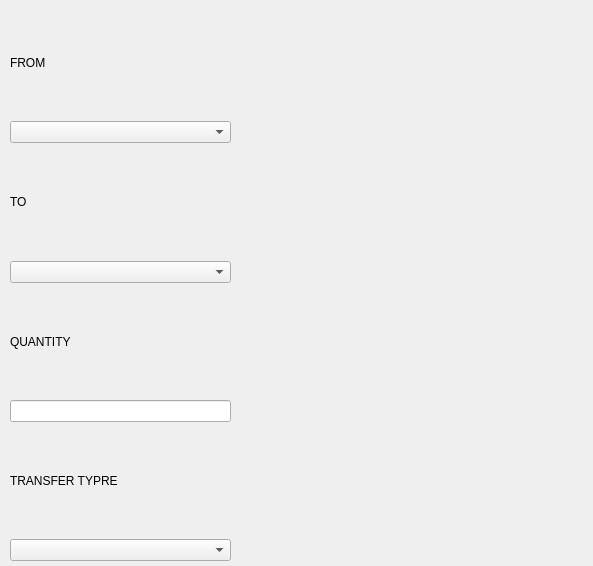
<?xml version="1.0" encoding="UTF-8"?>
<ui version="4.0">
 <class>Form</class>
 <widget class="QWidget" name="Form">
  <property name="geometry">
   <rect>
    <x>0</x>
    <y>0</y>
    <width>593</width>
    <height>566</height>
   </rect>
  </property>
  <property name="windowTitle">
   <string>Form</string>
  </property>
  <widget class="QWidget" name="verticalLayoutWidget">
   <property name="geometry">
    <rect>
     <x>10</x>
     <y>10</y>
     <width>221</width>
     <height>551</height>
    </rect>
   </property>
   <layout class="QVBoxLayout" name="verticalLayout">
    <item>
     <widget class="QLabel" name="label_2">
      <property name="text">
       <string>FROM</string>
      </property>
     </widget>
    </item>
    <item>
     <widget class="QComboBox" name="comboBox"/>
    </item>
    <item>
     <widget class="QLabel" name="label_4">
      <property name="text">
       <string>TO</string>
      </property>
     </widget>
    </item>
    <item>
     <widget class="QComboBox" name="comboBox_2"/>
    </item>
    <item>
     <widget class="QLabel" name="label_6">
      <property name="text">
       <string>QUANTITY</string>
      </property>
     </widget>
    </item>
    <item>
     <widget class="QLineEdit" name="lineEdit"/>
    </item>
    <item>
     <widget class="QLabel" name="label_5">
      <property name="text">
       <string>TRANSFER TYPRE</string>
      </property>
     </widget>
    </item>
    <item>
     <widget class="QComboBox" name="comboBox_4"/>
    </item>
   </layout>
  </widget>
 </widget>
 <resources/>
 <connections/>
</ui>
